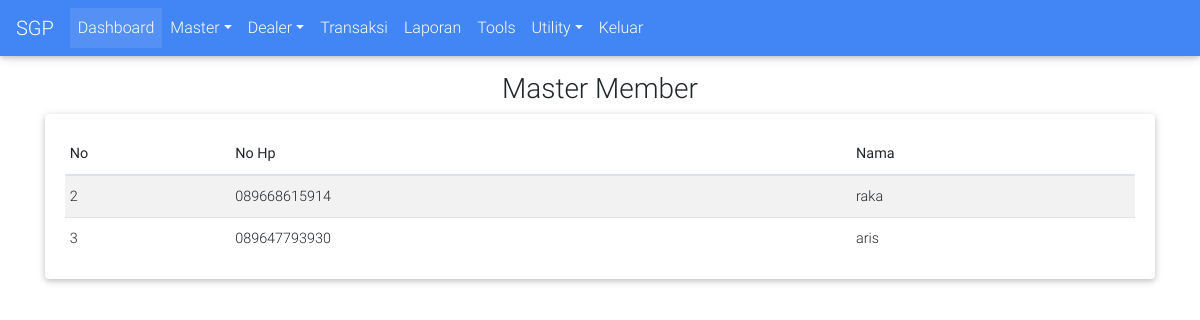
The app's page /app/member.php with its own data.
### tables this page shows
CREATE TABLE `member` (
  `id` int(11) NOT NULL,
  `nohp` varchar(14) NOT NULL,
  `nama` varchar(50) NOT NULL,
  `kodeid` varchar(4) NOT NULL,
  `deposit` varchar(100) NOT NULL,
  `downline` varchar(10) NOT NULL,
  `2d_win` varchar(4) NOT NULL,
  `3d_win` varchar(4) NOT NULL,
  `4d_win` varchar(4) NOT NULL,
  `2d_disc` varchar(4) NOT NULL,
  `3d_disc` varchar(4) NOT NULL,
  `4d_disc` varchar(4) NOT NULL,
  `C_win` varchar(4) NOT NULL,
  `C_disc` varchar(4) NOT NULL,
  `Jitu_win` varchar(4) NOT NULL,
  `Jitu_disc` varchar(4) NOT NULL,
  `CM1_win` varchar(4) NOT NULL,
  `CM2_win` varchar(4) NOT NULL,
  `CM3_win` varchar(4) NOT NULL,
  `CM_disc` varchar(4) NOT NULL,
  `CN_win` varchar(4) NOT NULL,
  `CN_disc` varchar(4) NOT NULL,
  `J_win` varchar(4) NOT NULL,
  `J_disc` varchar(4) NOT NULL,
  `P_win` varchar(4) NOT NULL,
  `P_disc` varchar(4) NOT NULL,
  `T_win` varchar(4) NOT NULL,
  `T_disc` varchar(4) NOT NULL,
  `S_win` varchar(4) NOT NULL,
  `S_disc` varchar(4) NOT NULL
);

### app/member.php (the view)
<?php
include('header.php');
require_once 'db.php';
$memberq = "SELECT * FROM `member` where 1;";
$result = mysqli_query($conn, $memberq) or die(mysqli_error($conn));
?>
	<div class="container">
		<br />
		<br />
		<br />
		<div align="center">
			<h3>
				Master Member
			</h3>
		</div>
		<div class="row form-group">
			<div class="col-md-12">
				<div class="card card-body">
					<table class="table table-striped table-hover table-sm" cellspacing="0" width="100%">
						<thead>
							<tr>
								<th>No</th>
								<th>No Hp</th>
								<th>Nama</th>
							</tr>
						</thead>
						<tbody>
							<?php while($member = mysqli_fetch_array($result)) :?>
						<tr>
							<td><?= $member['id'] ;?></td>
							<td><?= $member['nohp'] ;?></td>
							<td><?= $member['nama'] ;?></td>
							</tr>
							<?php endwhile ;?>
						</tbody>
					</table>
				</div>
			</div>
		</div>
		<?php
	include('footer.php');
	?>

### records on screen
member: id "2", nohp "089668615914", nama "raka"
member: id "3", nohp "089647793930", nama "aris"
